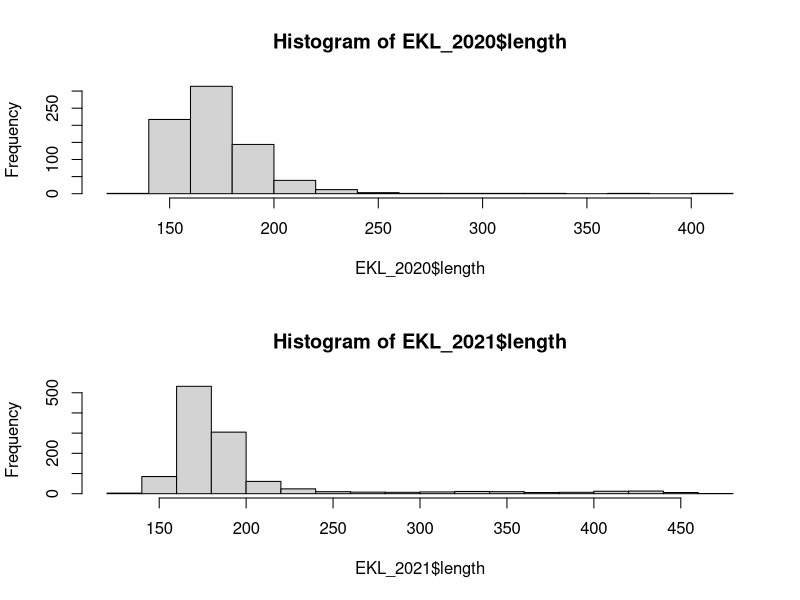
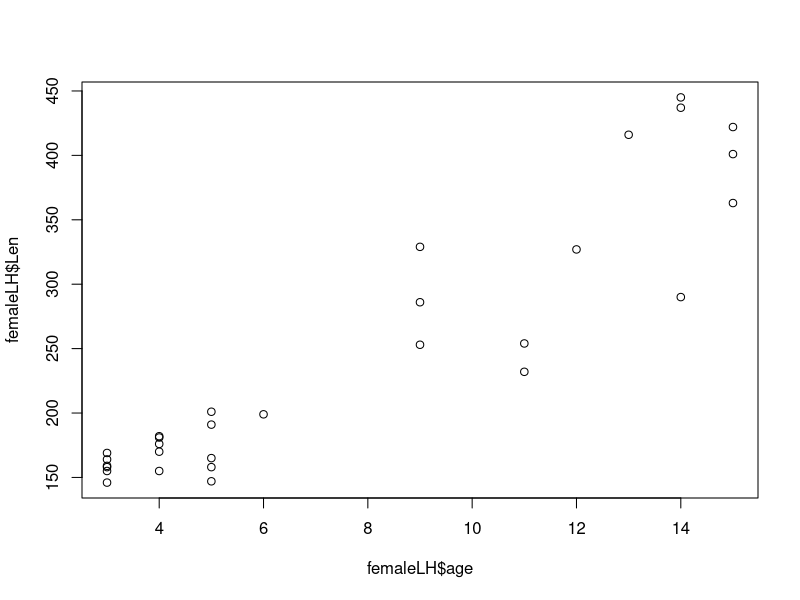
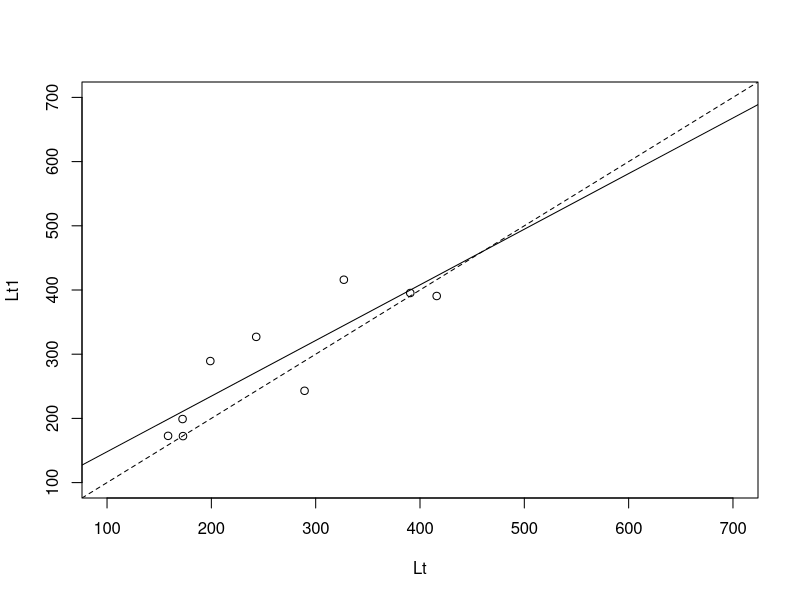

Reproduce these figures in R, in order. (Note: this script raises an error after producing the figures.)
###########################################################################
### Modeling life history of white suckers and summer suckers
### Christina Hernandez
### July 2023
###########################################################################
# Load necessary packages:
library(readxl)

# Set working directory:
setwd("/Users/chrissy/Cornell_Postdoc/suckers_modeling/")

# Read in data:
observations<- read_xlsx("sucker_model_data.xlsx")
lifehistory<- read_xlsx("life_history_model.xlsx")
# get rid of blank rows in observations table:
I<- which(is.na(observations$year))
observations<- observations[-I,]
# pull out females only:
females<- observations[observations$sex=="F",]
femaleLH<- lifehistory[lifehistory$sex=="F",]

###########################################################################
### Plot annual size distributions
###########################################################################
EKL_2020<- females[females$year==2020,]
EKL_2021<- females[females$year==2021,]

par(mfrow=c(2,1))
hist(EKL_2020$length)
hist(EKL_2021$length)

###########################################################################
### Growth model
###########################################################################

# linear model:
lineargrowth<- lm(Len~age, femaleLH)
summary(lineargrowth)

# scatter plot:
par(mfrow=c(1,1))
plot(femaleLH$age, femaleLH$Len)

# Ideally, we'd want to use a von Bertalanffy growth model with an Lmax much
# bigger than the largest observed fish, and linear growth in the observed
# range.

# estimating Linf from the Ford-Walford method:
meanLAA<- aggregate(Len~age, data=femaleLH, FUN=mean)
Lt<- meanLAA$Len[1:(length(meanLAA$Len)-1)]
Lt1<- meanLAA$Len[2:length(meanLAA$Len)]
plot(Lt, Lt1, xlim=c(100, 700), ylim=c(100, 700))
Linf_model<- lm(Lt1~Lt)
abline(61.4445, 0.8665)
abline(0,1, lty=2)
# estimates:
# Linf is the point where the linear model and the 1:1 line intersect:
Linf<- 61.4445/(1-0.8665)
# K is -ln(slope) of the linear model:
K<- -log(0.8665)
# t0 can be estimated from one of the age-meanlength pairs:
I<- which(meanLAA$age==14)
t0<- meanLAA$age[I]*log((Linf-meanLAA$Len[I])/Linf)

vbStarts<- list(Linf=Linf, K=K, t0=t0)
vbTypical<-Len~Linf*(1-exp(-K*(age-t0)))

fitTypical<-nls(vbTypical,data=femaleLH[,c("age", "Len")],start=vbStarts)

plot(femaleLH$age, femaleLH$Len, xlim=c(1,20), ylim=c(100, 600))
exes<- 1:20
whys<- Linf*(1-exp(-K*(exes-t0)))
lines(exes, whys)


m_par <- tibble(
  ## growth from Michaletz (2017) paper - Table 1
  grow_rate = 0.26, # growth rate
  grow_max  =   394.3, # maximum length in mm: L_inf = 394.30
  grow_sd   =   25,  # growth sd (Max TL - L_inf)
  surv_min  =  0.002, # min survival - Bodola (1955)
  # Then et al (2015): surv_max computed from 
  # 1-natural mortality = 1 - 8.872*K^.73 L^-.33
  surv_max = 1 - 8.872*grow_rate^.73*grow_max^(-.33), 
  # inflection point: will be temp dependent
  # computed for La Grange Reach
  surv_alpha = 80.0136, 
  surv_beta = -139.9312, # slope
  ## New recruit from Michaletz (2017)
  recruit_mean = 105,
  recruit_sd = 25, # same as grow_sd
  ## From Bodola (1955):
  egg_viable = 0.002,
  ## Estimated from Jons and Miranda (1997)
  egg_slope = coef(egg_extended_nls)[2], # -4.361915
  egg_max =  coef(egg_extended_nls)[1], # 41540.608025
  egg_infl = coef(egg_extended_nls)[3], # 935.528239
  ## Spawning Probability - Estimated from Michaletz (2009)
  prob_spawn = 0.90,
  surv0_int = coef(surv_den_exp)[1], # 0.2686
  surv0_decay = coef(surv_den_exp)[2], # 0.0030
)



